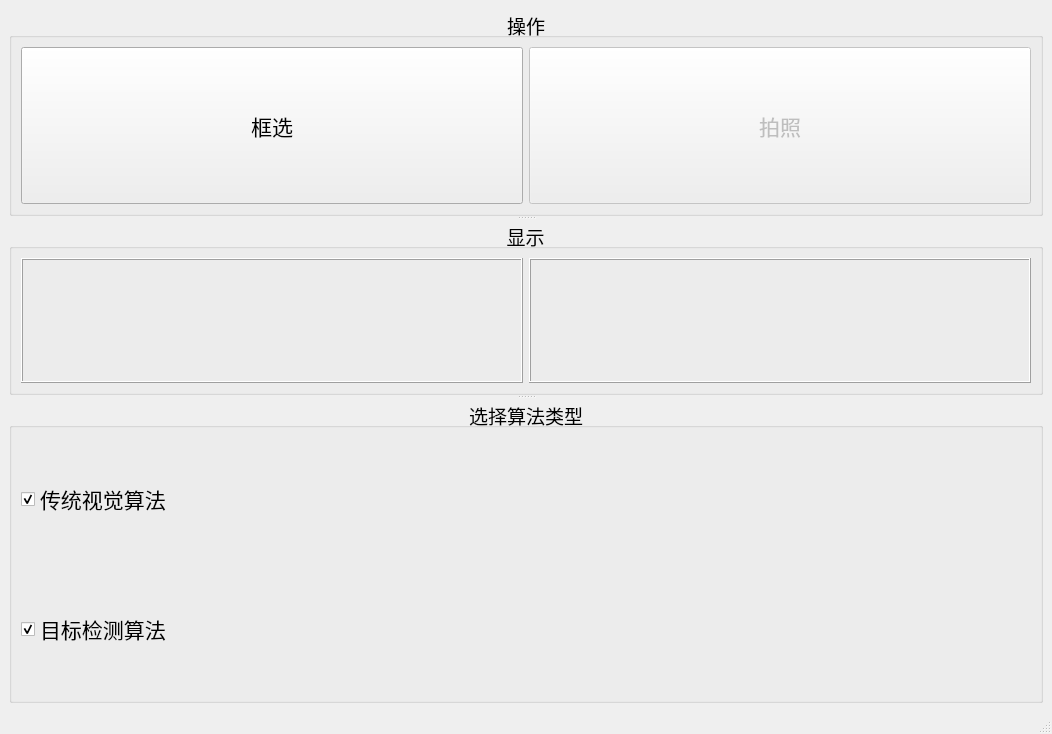
<?xml version="1.0" encoding="UTF-8"?>
<ui version="4.0">
 <class>MainWindow</class>
 <widget class="QMainWindow" name="MainWindow">
  <property name="geometry">
   <rect>
    <x>0</x>
    <y>0</y>
    <width>1052</width>
    <height>734</height>
   </rect>
  </property>
  <property name="windowTitle">
   <string>MainWindow</string>
  </property>
  <widget class="QWidget" name="centralwidget">
   <layout class="QVBoxLayout" name="verticalLayout_2">
    <item>
     <widget class="QSplitter" name="splitter">
      <property name="orientation">
       <enum>Qt::Vertical</enum>
      </property>
      <widget class="QGroupBox" name="groupBox_2">
       <property name="font">
        <font>
         <pointsize>14</pointsize>
        </font>
       </property>
       <property name="title">
        <string>操作</string>
       </property>
       <property name="alignment">
        <set>Qt::AlignCenter</set>
       </property>
       <layout class="QHBoxLayout" name="horizontalLayout">
        <item>
         <widget class="QPushButton" name="Select">
          <property name="sizePolicy">
           <sizepolicy hsizetype="Minimum" vsizetype="Preferred">
            <horstretch>0</horstretch>
            <verstretch>0</verstretch>
           </sizepolicy>
          </property>
          <property name="font">
           <font>
            <pointsize>16</pointsize>
           </font>
          </property>
          <property name="text">
           <string>框选</string>
          </property>
         </widget>
        </item>
        <item>
         <widget class="QPushButton" name="TakePic">
          <property name="enabled">
           <bool>false</bool>
          </property>
          <property name="sizePolicy">
           <sizepolicy hsizetype="Minimum" vsizetype="Preferred">
            <horstretch>0</horstretch>
            <verstretch>0</verstretch>
           </sizepolicy>
          </property>
          <property name="font">
           <font>
            <pointsize>16</pointsize>
           </font>
          </property>
          <property name="text">
           <string>拍照</string>
          </property>
         </widget>
        </item>
       </layout>
      </widget>
      <widget class="QGroupBox" name="groupBox_3">
       <property name="font">
        <font>
         <pointsize>14</pointsize>
        </font>
       </property>
       <property name="title">
        <string>显示</string>
       </property>
       <property name="alignment">
        <set>Qt::AlignCenter</set>
       </property>
       <layout class="QHBoxLayout" name="horizontalLayout_2">
        <item>
         <widget class="QLabel" name="VideoStream">
          <property name="frameShape">
           <enum>QFrame::Box</enum>
          </property>
          <property name="frameShadow">
           <enum>QFrame::Raised</enum>
          </property>
          <property name="text">
           <string/>
          </property>
         </widget>
        </item>
        <item>
         <widget class="QLabel" name="DetectResult">
          <property name="frameShape">
           <enum>QFrame::Box</enum>
          </property>
          <property name="frameShadow">
           <enum>QFrame::Raised</enum>
          </property>
          <property name="text">
           <string/>
          </property>
         </widget>
        </item>
       </layout>
      </widget>
      <widget class="QGroupBox" name="groupBox">
       <property name="font">
        <font>
         <pointsize>14</pointsize>
        </font>
       </property>
       <property name="title">
        <string>选择算法类型</string>
       </property>
       <property name="alignment">
        <set>Qt::AlignCenter</set>
       </property>
       <property name="checkable">
        <bool>false</bool>
       </property>
       <layout class="QVBoxLayout" name="verticalLayout">
        <item>
         <widget class="QCheckBox" name="TCV">
          <property name="sizePolicy">
           <sizepolicy hsizetype="Minimum" vsizetype="Preferred">
            <horstretch>0</horstretch>
            <verstretch>0</verstretch>
           </sizepolicy>
          </property>
          <property name="font">
           <font>
            <pointsize>16</pointsize>
           </font>
          </property>
          <property name="layoutDirection">
           <enum>Qt::LeftToRight</enum>
          </property>
          <property name="text">
           <string>传统视觉算法</string>
          </property>
          <property name="checked">
           <bool>true</bool>
          </property>
         </widget>
        </item>
        <item>
         <widget class="QCheckBox" name="OD">
          <property name="sizePolicy">
           <sizepolicy hsizetype="Minimum" vsizetype="Preferred">
            <horstretch>0</horstretch>
            <verstretch>0</verstretch>
           </sizepolicy>
          </property>
          <property name="font">
           <font>
            <pointsize>16</pointsize>
           </font>
          </property>
          <property name="text">
           <string>目标检测算法</string>
          </property>
          <property name="checked">
           <bool>true</bool>
          </property>
         </widget>
        </item>
       </layout>
      </widget>
     </widget>
    </item>
   </layout>
  </widget>
  <widget class="QMenuBar" name="menubar">
   <property name="geometry">
    <rect>
     <x>0</x>
     <y>0</y>
     <width>1052</width>
     <height>21</height>
    </rect>
   </property>
  </widget>
  <widget class="QStatusBar" name="statusbar"/>
 </widget>
 <resources/>
 <connections/>
</ui>
